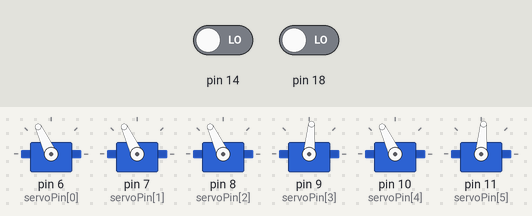
Simulated run of this sketch. Board: Arduino Uno, built with avr-gcc and run on an emulated ATmega328P. Parts: 6 × servo. Inputs (shaded band) come from the test bench; at power-on: pin 14 LOW, pin 18 LOW. Random numbers use the default seed unless the sketch sets one; what the sketch prints to the serial monitor is not drawn.

Above: at 1.2 s.
1.3 s: pin 14 driven HIGH and pin 18 driven HIGH
At 1.35 s:
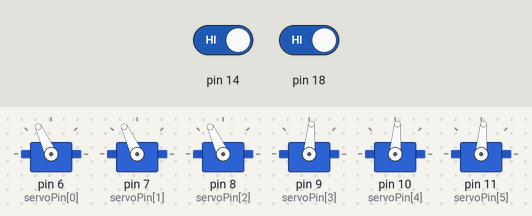
4.3 s: pin 18 driven LOW
At 4.35 s:
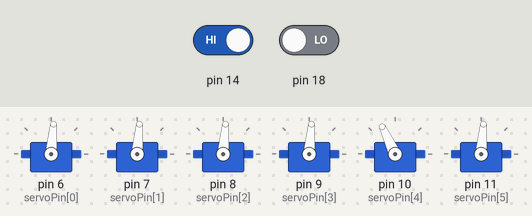
7.3 s: pin 18 driven HIGH
At 7.36 s:
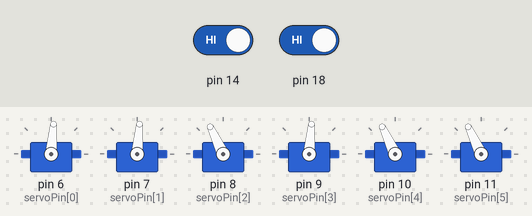
10.3 s: pin 18 driven LOW
At 10.36 s:
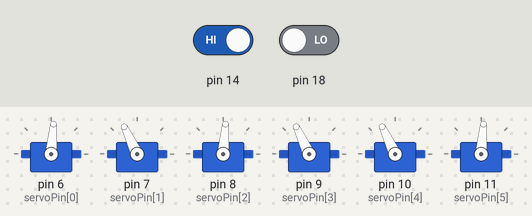
13.3 s: pin 18 driven HIGH
16.3 s: pin 18 driven LOW
Timing chart, 0 to 22.2 s (numbered marks = the images above; inputs shaded):
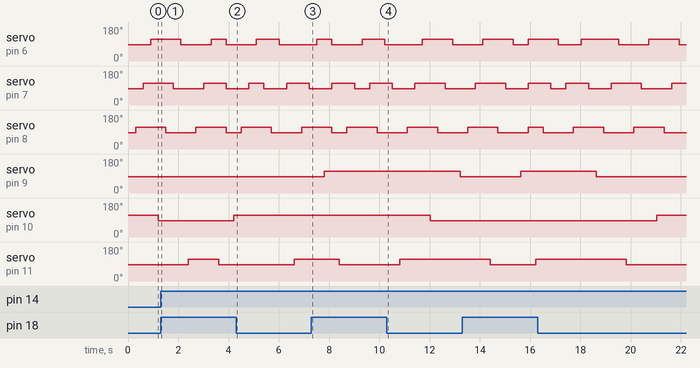

The sketch:

sturm.ino
```cpp
// include the Servo library
#include <Servo.h>

const int COMMON = 2;

struct StateButton
{
  bool state;
  int a;
  int b;
};

StateButton Buttons[3];

const int SERVO_NUM = 6 ;
const int STRUM_NUM = 3 ;

unsigned long lastFire = 0;
unsigned long currStrum = 0;

// create a servo objects
Servo myServos[SERVO_NUM] ={};
bool myServosState[SERVO_NUM] ={};

const int servoPin[SERVO_NUM] = {6,7,8,9,10,11}; // digital pin used to connect the servo
int angles[SERVO_NUM] = {0};   // variable to hold the angle for the servo motor
int angleOpen = 85;
int angleClose = 115;

void configureCommon() {
 // pinMode(COMMON, INPUT_PULLUP);

 // pinMode(B_PLUS, OUTPUT);
 // digitalWrite(B_PLUS, LOW);

 // pinMode(B_MINUS, OUTPUT);
  //digitalWrite(B_MINUS, LOW);
}

bool getButtonState(StateButton sb)
{
  Serial.print(digitalRead(Buttons[0].a));
  //Serial.println(digitalRead(sb.b));
  return digitalRead(sb.a);
}
void configureDistinct() {
  pinMode(COMMON, OUTPUT);
  digitalWrite(COMMON, LOW);

 // pinMode(B_PLUS, INPUT_PULLUP);
 // pinMode(B_MINUS, INPUT_PULLUP);
}

void pressInterrupt() { // ISR
}

void setup() {
  Serial.begin(9600); // open a serial connection to your computer

  Buttons[0].a = 14;
  Buttons[0].b = 15;
  digitalWrite(Buttons[0].a, LOW);
  digitalWrite(Buttons[0].b, LOW);
  pinMode(Buttons[0].a, INPUT);
  pinMode(Buttons[0].a, INPUT);
  Buttons[1].state = getButtonState(Buttons[0]);

  Buttons[1].a = 18;
  Buttons[1].b = 19;

  pinMode(Buttons[1].a, INPUT);
  pinMode(Buttons[1].a, INPUT);
  Buttons[1].state = getButtonState(Buttons[1]);

  Buttons[2].a = 22;
  Buttons[2].b = 23;
  digitalWrite(Buttons[2].a, LOW);
  digitalWrite(Buttons[2].b, LOW);
  pinMode(Buttons[2].a, INPUT);
  pinMode(Buttons[2].a, INPUT);
  Buttons[1].state = getButtonState(Buttons[2]);

  setAngles();
  //configureCommon();
  //attachInterrupt(digitalPinToInterrupt(COMMON), pressInterrupt, FALLING);

  for (int i = 0; i < SERVO_NUM; i++){
    myServos[i].attach(servoPin[i]); // attaches the servo pin to the servo object
  }

  Serial.write("done");
}

void loop() {
  switch (currStrum)
  {
    case 0:
      firstStrum();
      break;
    case 1:
      secondStrum();
      break;
    case 2:
      thirdStrum();
      break;
    default:
      firstStrum();
  }
}

void checkState()
{
  if (Buttons[0].state != getButtonState(Buttons[0]))
  {

  }

  if (Buttons[1].state != getButtonState(Buttons[1]))
  {
    currStrum++;
    currStrum %= STRUM_NUM;
  }

  if (Buttons[2].state != getButtonState(Buttons[2]))
  {
    if (currStrum == 0)
    {
      currStrum = STRUM_NUM - 1;
    }
    else
    {
      currStrum--;
    }
  }
}

void setAngles (){
  for (int i = 0; i < SERVO_NUM; i++){
    myServosState[i] = true;
    myServos[i].write(angleOpen);     // set the servo position
  }
}

int getAngle(int i) {
  if (myServosState[i])
  {
    myServosState[i] = false;
    return angleClose;
  }
  myServosState[i] = true;
  return angleOpen;
}

int getBase() //will be controlled by a button
{
  return random(3, 6);
}

void playIndex(int i, bool doDelay = true)
{
  checkState();
  myServos[i].write(getAngle(i));// set the servo position
  if (doDelay)
    delay(300);
}

void firstStrum(){
  playIndex(getBase());
  playIndex(2);
  playIndex(1);
  playIndex(0);
}

void secondStrum(){
  playIndex(getBase());
  playIndex(2, false);
  playIndex(1, false);
  playIndex(0, false);
  delay(300);
}

void thirdStrum(){
  playIndex(getBase());
  playIndex(2);
  playIndex(1);
  playIndex(0);
  playIndex(1);
  playIndex(2);
  playIndex(0);
  playIndex(1);
}
```

Measured:
- after the input at 1.3 s, servo on pin 10 (servoPin[4]): 85° → 115° after 2.9 s
- after the input at 10.3 s, servo on pin 9 (servoPin[3]): 115° → 85° after 2.9 s
- by itself, servo on pin 8 (servoPin[2]): alternates 115° for 1.2 s and 85° for 1.2 s
